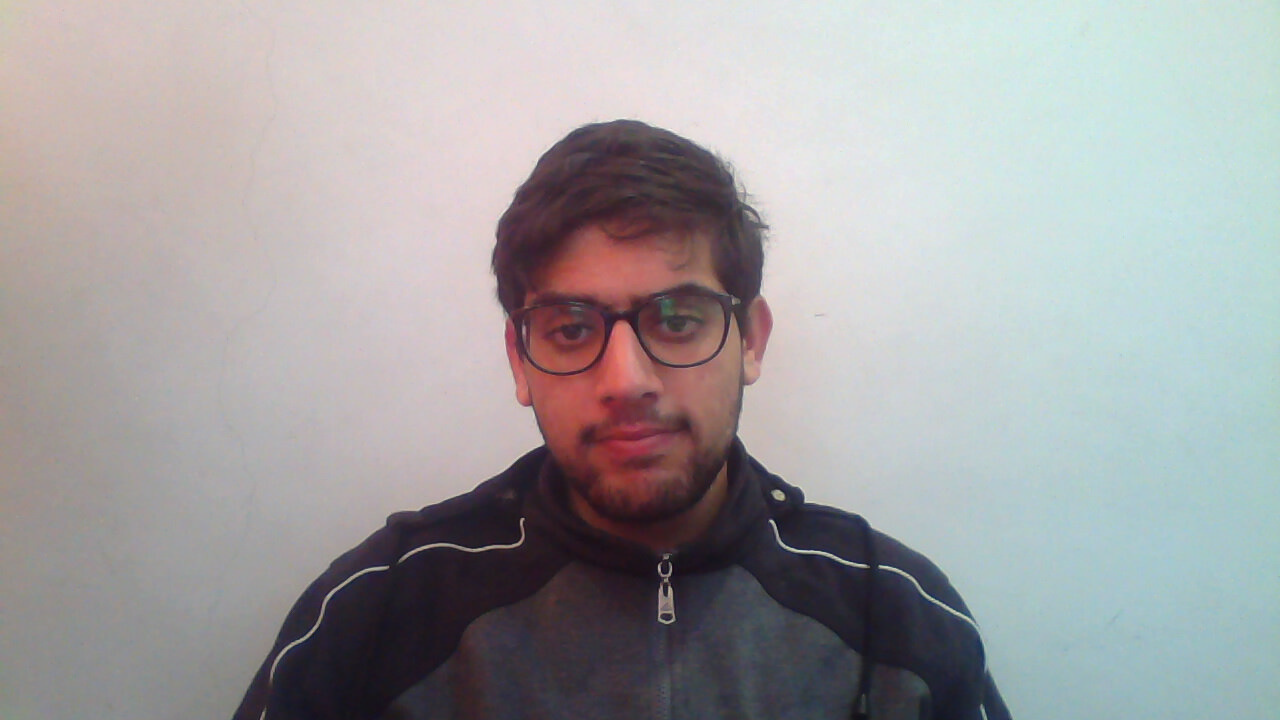
#> input picture face_recognizer_backup/images0/2017-04-01-195335_1.jpg, 1280 x 720 px; its folder holds 4 pictures in this run
$ python convert_toGRAYSCALE.py   (Python 2 division)
#> lines starting #> are read from the running program, lines starting #| are printed output that depends on the picture

import os, cv2

path_BGR = r"./images0"  # r"/home/aitsaid/Pictures/Webcam/Noureddine_Ait_Said_BGR_cropped"
path_GRAYSCALE = r"./images"   #r"/home/aitsaid/Pictures/Webcam/Noureddine_Ait_Said_GRAYSCALE_cropped"

i = 0
for f in os.listdir(path_BGR):
    img = cv2.imread(os.path.join(path_BGR, f), cv2.IMREAD_GRAYSCALE)
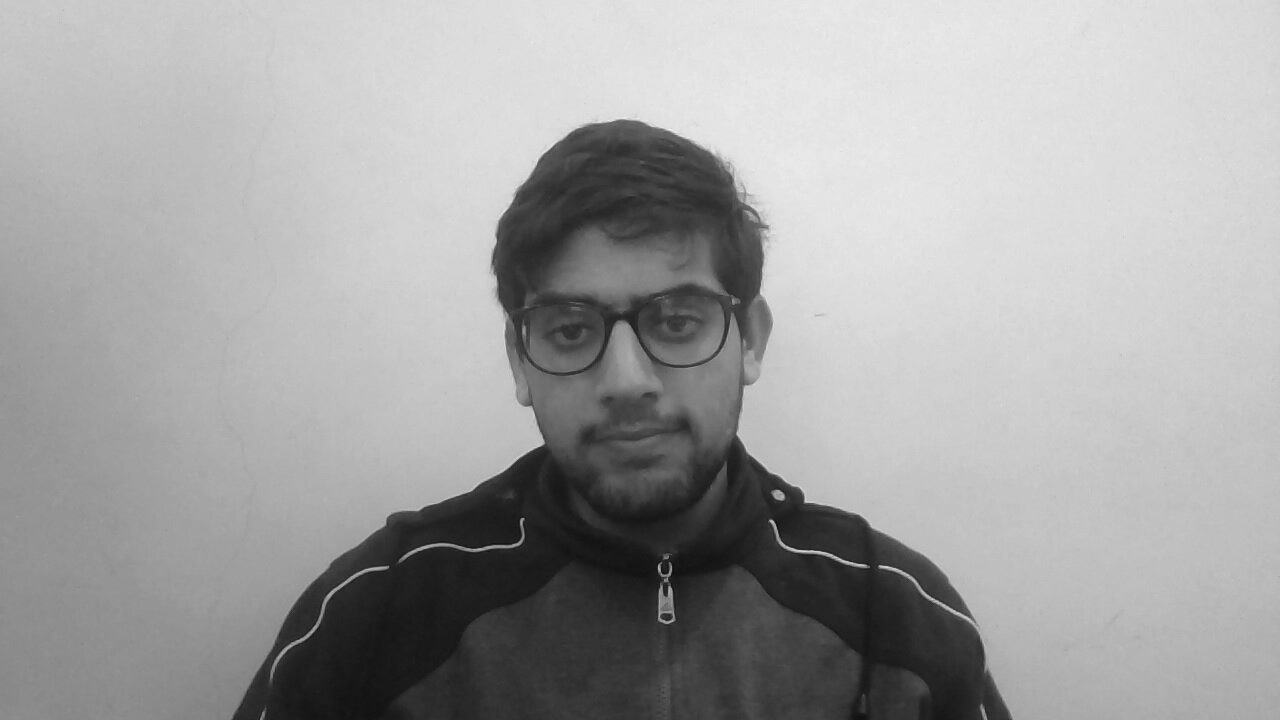
#> img: shape (720, 1280); min 10, max 245, mean 162.2
    cv2.imwrite(os.path.join(path_GRAYSCALE, "002_%d.jpg"%i), img)
    i += 1
    print f
#> pass 2 of the loop `for f in os.listdir(path_BGR):`:
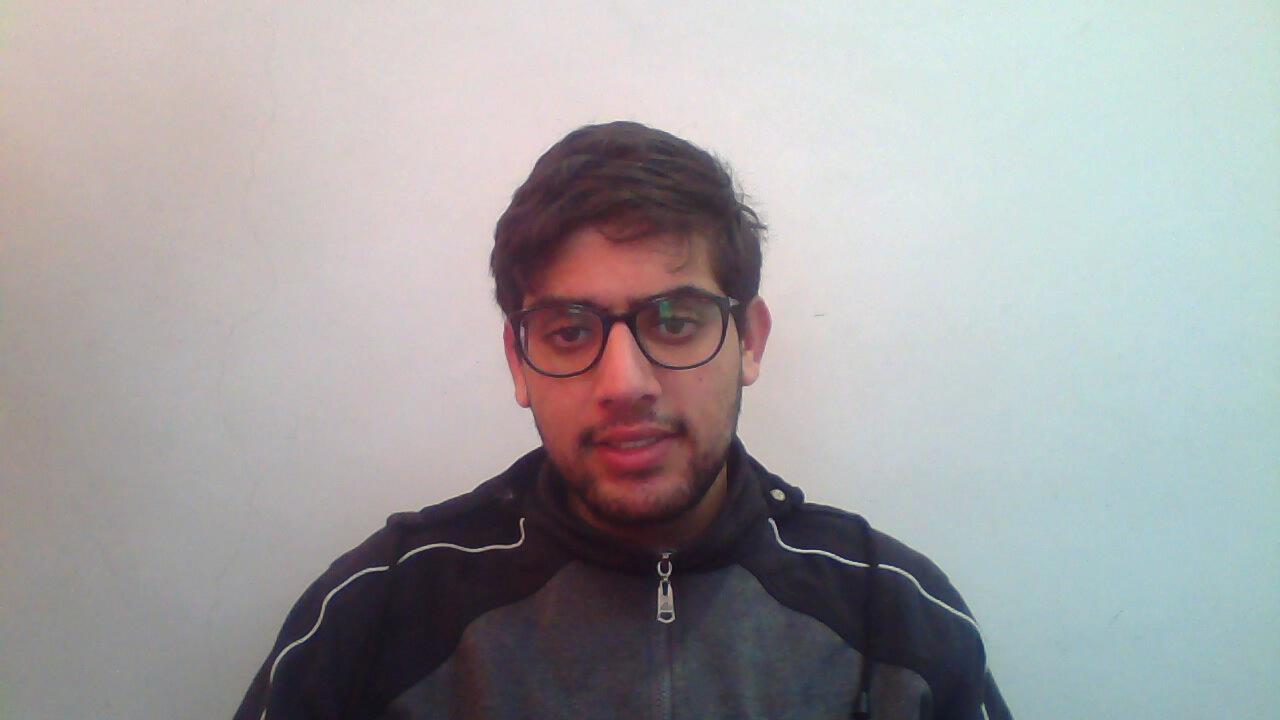
#> input picture face_recognizer_backup/images0/2017-04-01-195335_2.jpg, 1280 x 720 px
#> `img = cv2.imread(os.path.join(path_BGR, f), cv2.IMREAD_GRAYSCALE)`:
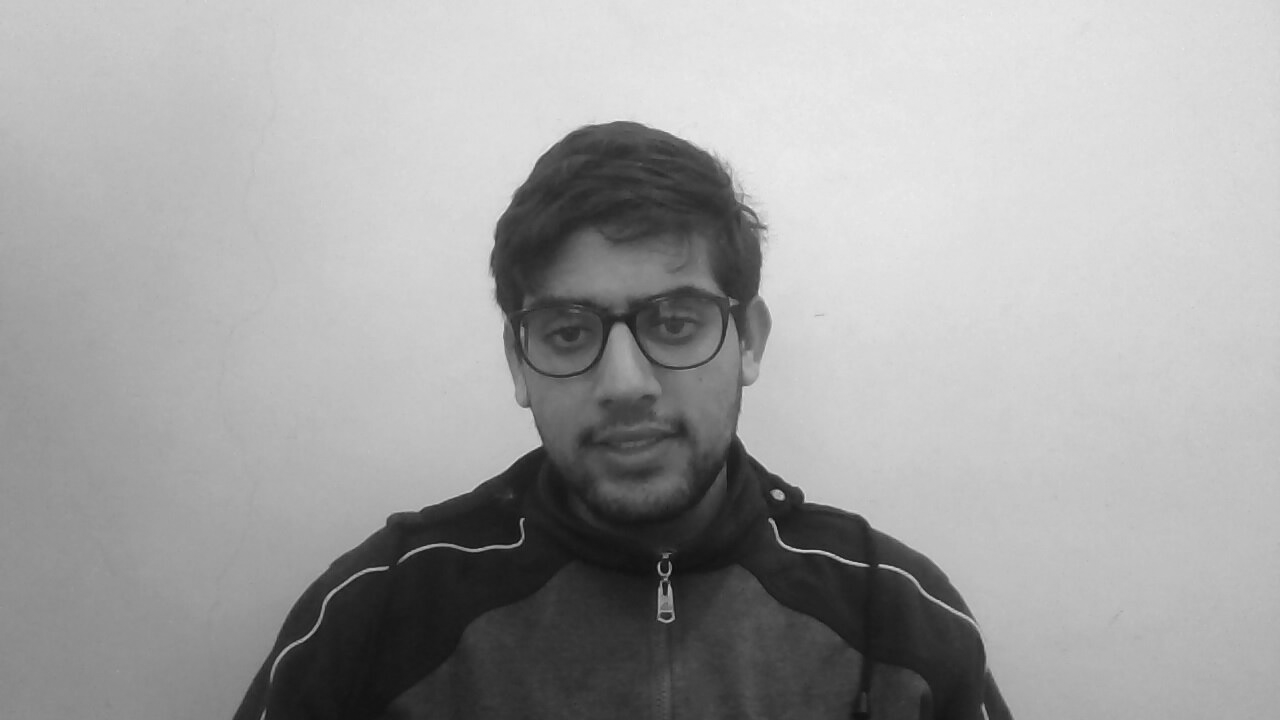
#> img: shape (720, 1280); min 10, max 237, mean 162.4
#> pass 3 of the loop `for f in os.listdir(path_BGR):`:
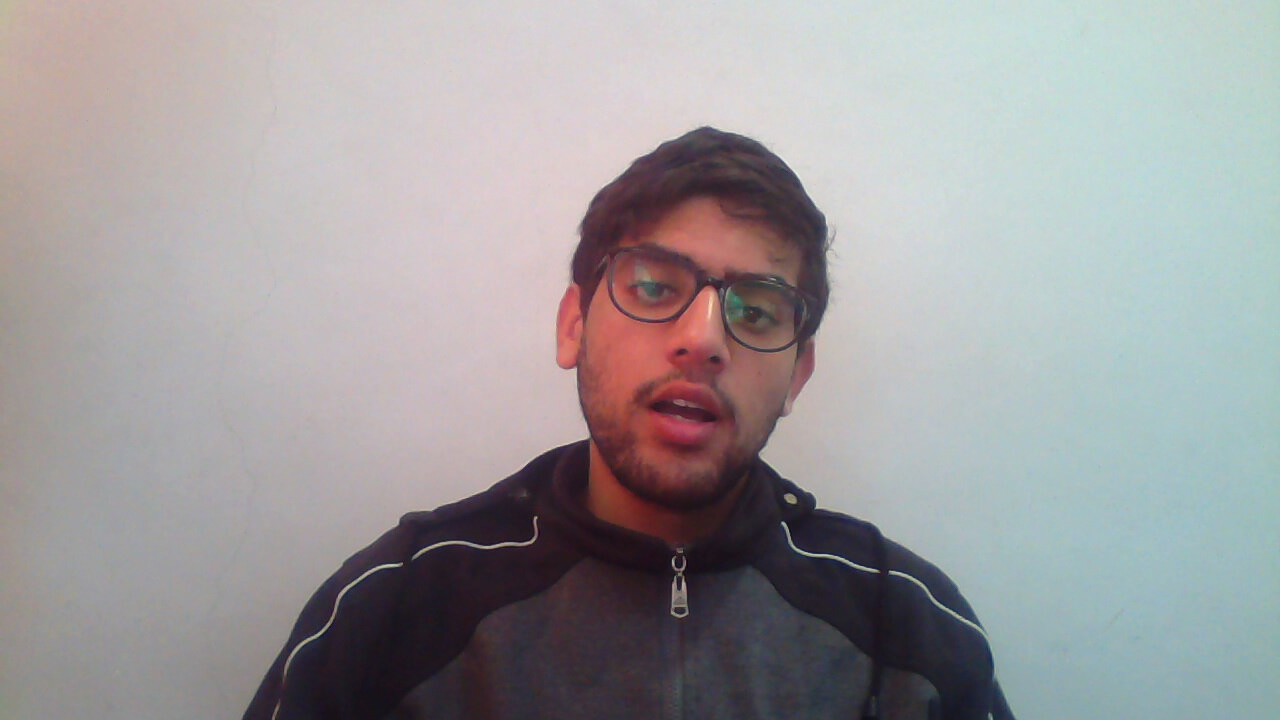
#> input picture face_recognizer_backup/images0/2017-04-01-195335_3.jpg, 1280 x 720 px
#> `img = cv2.imread(os.path.join(path_BGR, f), cv2.IMREAD_GRAYSCALE)`:
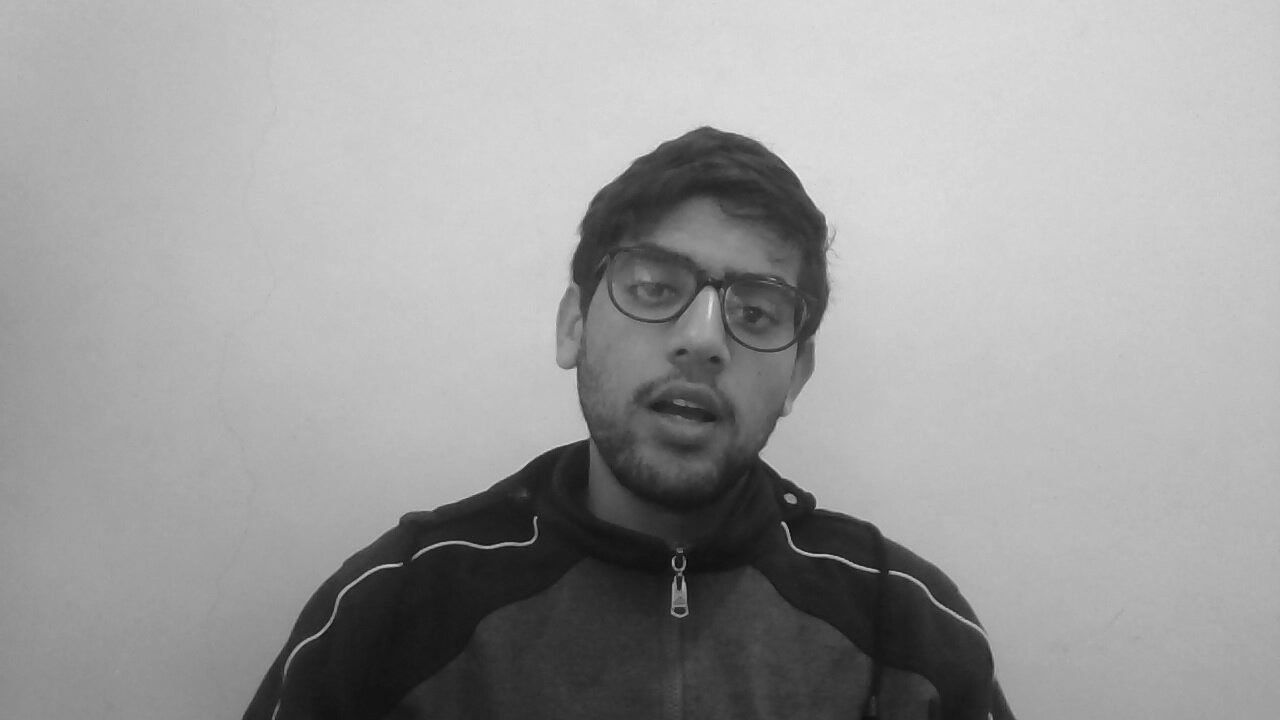
#> img: shape (720, 1280); min 7, max 241, mean 157.3
#> the loop made 4 passes; the first 3 are shown
